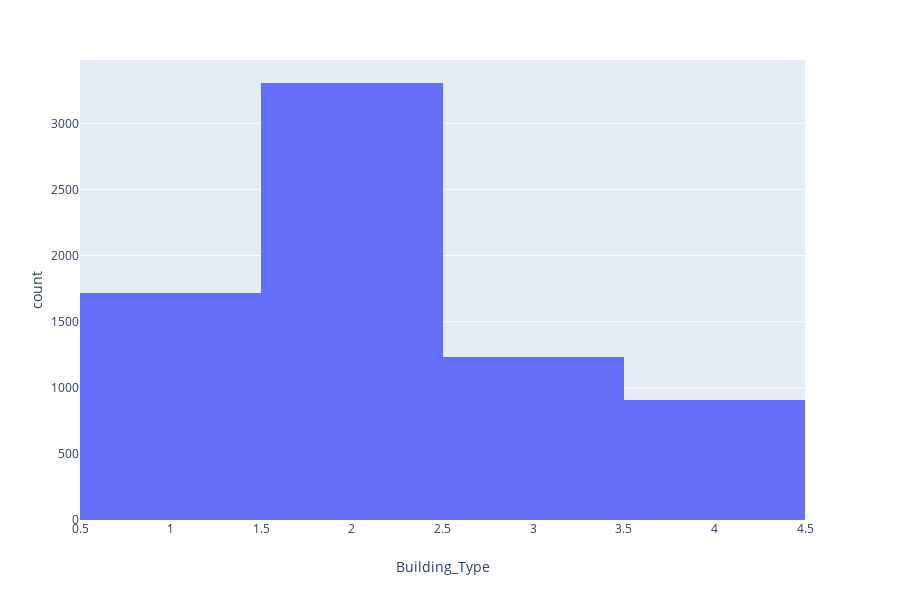

The notebook cell saved with this chart:
### Code cell
px.histogram(train, x='Building_Type')

### Figure 1 — Plotly figure (JSON) as saved in the notebook; plotly's stock layout.template omitted (floating-point values rounded to 4 significant figures; data arrays with more than 128 entries replaced by an {"elided": "..."} marker saying what was removed)
{"data": [{"alignmentgroup": "True", "bingroup": "x", "hoverlabel": {"namelength": 0}, "hovertemplate": "Building_Type=%{x}<br>count=%{y}", "legendgroup": "", "marker": {"color": "#636efa"}, "name": "", "offsetgroup": "", "orientation": "v", "showlegend": false, "type": "histogram", "x": {"elided": "7160 int values"}, "xaxis": "x", "yaxis": "y"}], "layout": {"barmode": "relative", "height": 600, "legend": {"tracegroupgap": 0}, "margin": {"t": 60}, "xaxis": {"anchor": "y", "domain": [0, 0.98], "title": {"text": "Building_Type"}}, "yaxis": {"anchor": "x", "domain": [0, 1], "title": {"text": "count"}}}}
